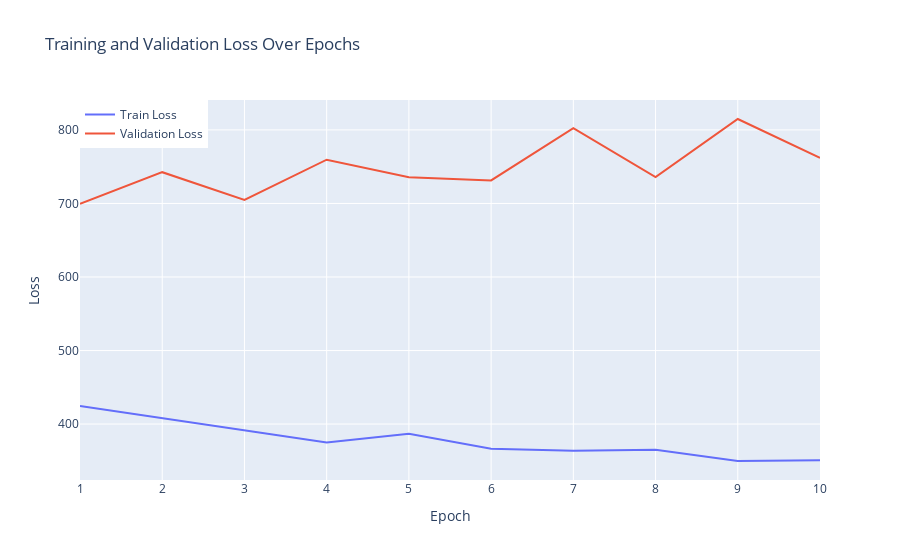

Write notebook code for a chart like this one.
### Code cell
model = keras.Model(inputs=input_layer, outputs=output_layer)
model.compile(optimizer='adam', loss='mean_squared_error')
history = model.fit(X_train2, y_train2, validation_data=(X_val2, y_val2), epochs=50, batch_size=20) #batch size = 110 weather station

fig = go.Figure()
fig.add_trace(go.Scatter(x=np.arange(1, 11), y=history.history['loss'], mode='lines', name='Train Loss'))
fig.add_trace(go.Scatter(x=np.arange(1, 11), y=history.history['val_loss'], mode='lines', name='Validation Loss'))
fig.update_layout(
    title='Training and Validation Loss Over Epochs',
    xaxis=dict(title='Epoch'),
    yaxis=dict(title='Loss'),
    legend=dict(x=0, y=1, traceorder='normal'),
)
fig.show()

### Figure 1 — Plotly figure (JSON) as saved in the notebook; plotly's stock layout.template omitted (floating-point values rounded to 4 significant figures)
{"data": [{"mode": "lines", "name": "Train Loss", "type": "scatter", "x": [1, 2, 3, 4, 5, 6, 7, 8, 9, 10], "y": [424.7, 408.1, 391.8, 375.0, 386.8, 366.6, 363.9, 365.1, 349.8, 350.8, 337.4, 336.5, 329.7, 318.1, 319.7, 330.4, 328.3, 307.2, 304.2, 310.6, 304.1, 305.9, 327.2, 314.6, 309.6, 298.3, 297.4, 290.5, 284.1, 277.9, 271.1, 273.1, 284.5, 308.6, 301.1, 276.9, 274.8, 281.1, 272.3, 261.5, 258.2, 250.0, 250.3, 247.0, 243.6, 241.8, 231.5, 231.3, 231.7, 241.2]}, {"mode": "lines", "name": "Validation Loss", "type": "scatter", "x": [1, 2, 3, 4, 5, 6, 7, 8, 9, 10], "y": [699.5, 742.6, 704.8, 759.5, 735.6, 731.3, 802.5, 736.0, 814.9, 762.0, 844.8, 795.2, 820.5, 794.9, 809.5, 767.9, 814.8, 907.5, 795.3, 789.2, 806.3, 804.9, 792.4, 824.7, 852.5, 769.1, 816.6, 853.5, 806.0, 810.2, 803.5, 825.4, 842.0, 838.4, 868.5, 819.5, 873.3, 844.7, 868.9, 845.2, 852.3, 866.5, 831.4, 879.3, 839.5, 871.2, 863.2, 884.1, 929.0, 886.6]}], "layout": {"legend": {"traceorder": "normal", "x": 0, "y": 1}, "title": {"text": "Training and Validation Loss Over Epochs"}, "xaxis": {"title": {"text": "Epoch"}}, "yaxis": {"title": {"text": "Loss"}}}}
